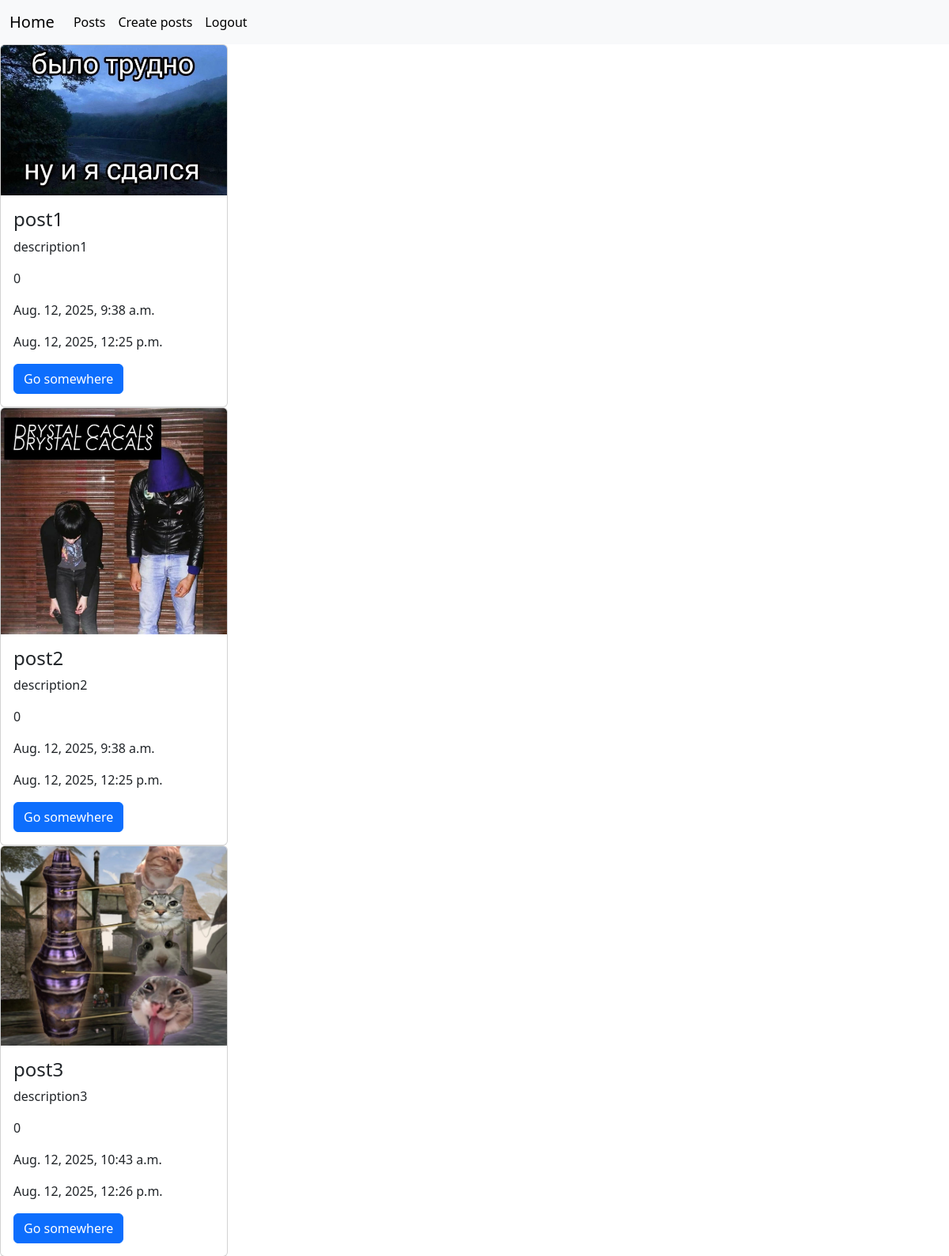
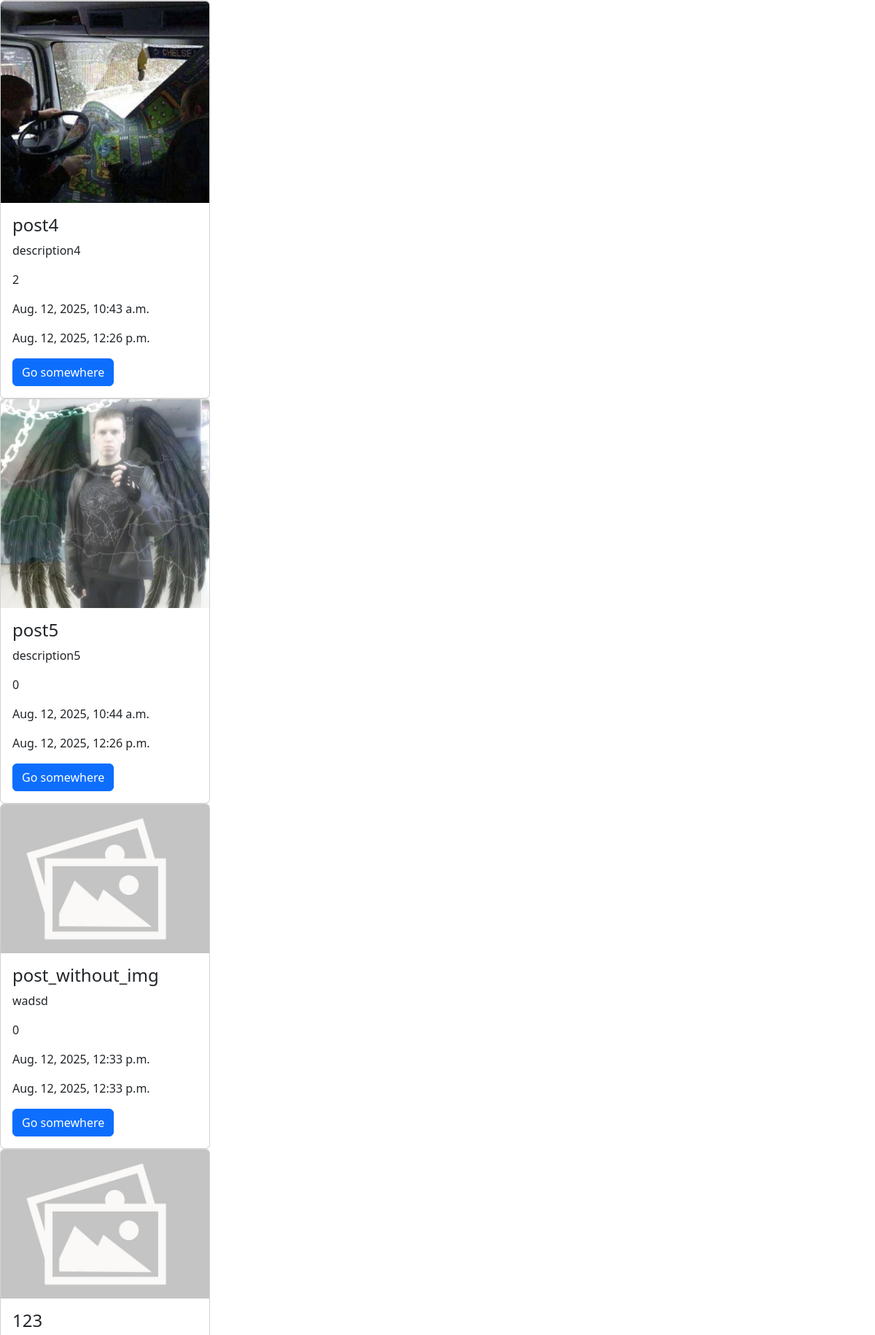
The page /posts/ (signed in, upper part) on the database its author committed (2 pictures, top to bottom).
### posts/models.py (models this page shows, shortened)
class Post(models.Model):
    image = models.ImageField(null=True, blank=True)
    title = models.CharField(max_length=256)
    content = models.CharField(max_length=512, null= True, blank=True)
    rate = models.IntegerField(default=0)
    created_at = models.DateTimeField(auto_now_add=True, null=True)
    updated_at = models.DateTimeField(auto_now=True, null=True)
    category = models.ForeignKey(Category, on_delete=models.SET_NULL, null=True, blank=True)
    tags = models.ManyToManyField(Tag)

### posts/views.py (the view)
# urls.py: path('posts/', post_list_view),
@login_required(login_url='/login')
def post_list_view(request):
    posts = Post.objects.all()
    return render(request, "posts/post_list.html", context={"posts": posts})

### templates/posts/post_list.html
 {% extends "base.html"  %}
{% load static %}
 {% block content %}
{% for post in posts %}
 <div class="card" style="width: 18rem;">
  {% if post.image%}
  <img src="{{post.image.url}}" class="card-img-top" alt="...">
  {% else %}
    <img src="{% static 'placeholhder.jpg' %}" class="card-img-top" alt="...">
    {% endif %}
  <div class="card-body">
    <h4 class="card-title">{{ post.title }}</h4>
    <p class="card-text">{{ post.content }}</p>
    <p class="card-text">{{ post.rate }}</p>
    <p class="card-text">{{ post.created_at }}</p>
    <p class="card-text">{{ post.updated_at }}</p>
    <a href="/posts/{{post.id}}" class="btn btn-primary">Go somewhere</a>
  </div>
</div>
{% endfor %}
{% endblock %}

### rows shown on the page
Post: image (picture), title "post1", content "description1", rate "0", created_at "Aug. 12, 2025, 9:38 a.m.", updated_at "Aug. 12, 2025, 12:25 p.m."
Post: image (picture), title "post2", content "description2", rate "0", created_at "Aug. 12, 2025, 9:38 a.m.", updated_at "Aug. 12, 2025, 12:25 p.m."
Post: image (picture), title "post3", content "description3", rate "0", created_at "Aug. 12, 2025, 10:43 a.m.", updated_at "Aug. 12, 2025, 12:26 p.m."
Post: image (picture), title "post4", content "description4", rate "2", created_at "Aug. 12, 2025, 10:43 a.m.", updated_at "Aug. 12, 2025, 12:26 p.m."
Post: image (picture), title "post5", content "description5", rate "0", created_at "Aug. 12, 2025, 10:44 a.m.", updated_at "Aug. 12, 2025, 12:26 p.m."
Post: title "post_without_img", content "wadsd", rate "0", created_at "Aug. 12, 2025, 12:33 p.m.", updated_at "Aug. 12, 2025, 12:33 p.m."
Post: title "123"
